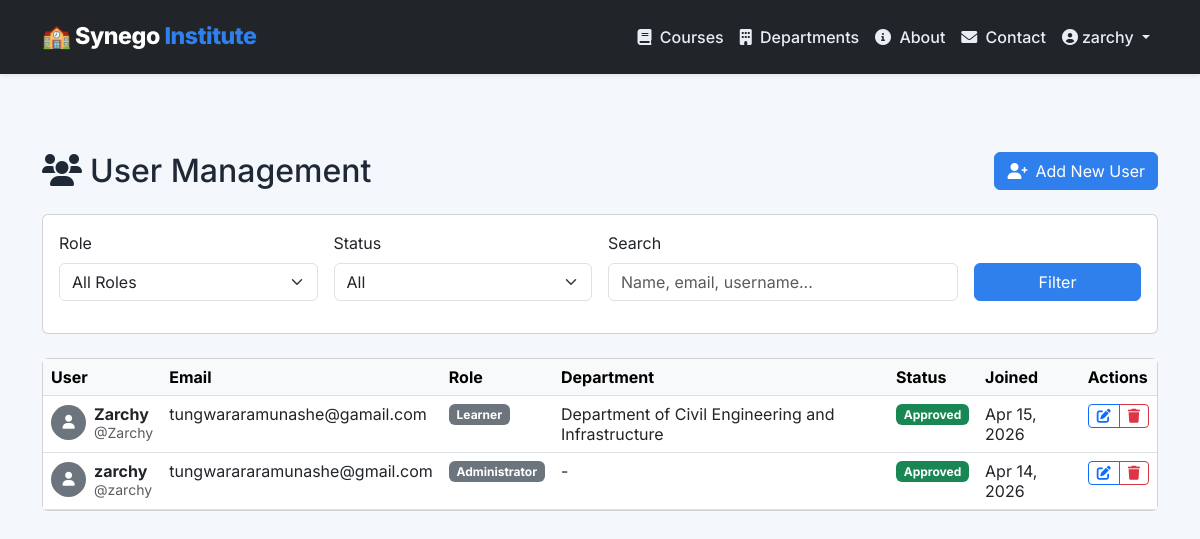
/admin-panel/users/ (signed in), run on the app's committed database.
### lms/models.py (models this page shows, shortened)
class User(AbstractUser):
    ROLE_CHOICES = (
        ('admin', 'Administrator'),
        ('instructor', 'Instructor'),
        ('learner', 'Learner'),
        ('dept_head', 'Department Head'),
        ('approver', 'Approver'),
    )
    GENDER_CHOICES = (
        ('M', 'Male'),
        ('F', 'Female'),
        ('O', 'Other'),
    )
    role = models.CharField(max_length=20, choices=ROLE_CHOICES, default='learner')
    department = models.ForeignKey(
        'Department', null=True, blank=True, on_delete=models.SET_NULL,
        related_name='members'
    )
    phone_number = models.CharField(max_length=20, blank=True)
    address = models.TextField(blank=True)
    gender = models.CharField(max_length=1, choices=GENDER_CHOICES, blank=True)
    date_of_birth = models.DateField(null=True, blank=True)
    profile_picture = models.ImageField(upload_to='profile_pics/', null=True, blank=True)
    is_approved = models.BooleanField(default=False)
    approval_token = models.UUIDField(unique=True, null=True, blank=True)
    approval_token_created_at = models.DateTimeField(null=True, blank=True)
    temp_password = models.CharField(max_length=128, blank=True)
    temp_password_created_at = models.DateTimeField(null=True, blank=True)
    google_access_token = models.TextField(blank=True)
    google_refresh_token = models.TextField(blank=True)
    google_token_expiry = models.DateTimeField(null=True, blank=True)
    last_active = models.DateTimeField(auto_now=True)
    login_count = models.PositiveIntegerField(default=0)
    failed_login_attempts = models.PositiveIntegerField(default=0)
    account_locked_until = models.DateTimeField(null=True, blank=True)
    email_verified = models.BooleanField(default=False)
    email_verification_token = models.UUIDField(unique=True, null=True, blank=True)
    receive_notifications = models.BooleanField(default=True)
    language = models.CharField(max_length=10, default='en')
    class Meta:
        indexes = [
            models.Index(fields=['email']),
            models.Index(fields=['role', 'is_approved']),
            models.Index(fields=['username']),
            models.Index(fields=['last_active']),
        ]

class Department(models.Model):
    STATUS_CHOICES = (
        ('active', 'Active'),
        ('inactive', 'Inactive'),
        ('pending', 'Pending Approval'),
    )
    name = models.CharField(max_length=100, unique=True)
    slug = models.SlugField(unique=True, blank=True, null=True)
    code = models.CharField(max_length=20, unique=True, help_text="Department code (e.g., BT, EME, CE)")
    description = models.TextField()
    mission = models.TextField(blank=True, help_text="Department mission statement")
    vision = models.TextField(blank=True, help_text="Department vision statement")
    infrastructure = models.TextField(help_text="Required infrastructure (workshops, labs, etc.)")
    resources = models.TextField(help_text="Tools, equipment, software needed")
    min_instructors = models.PositiveIntegerField(default=1, help_text="Minimum instructors required")
    max_capacity = models.PositiveIntegerField(default=100, help_text="Maximum student capacity")
    head = models.ForeignKey(
        User, null=True, blank=True, on_delete=models.SET_NULL,
        limit_choices_to={'role__in': ['dept_head', 'admin']},
        related_name='headed_depts'
    )
    contact_email = models.EmailField(blank=True)
    contact_phone = models.CharField(max_length=20, blank=True)
    office_location = models.CharField(max_length=200, blank=True)
    status = models.CharField(max_length=20, choices=STATUS_CHOICES, default='active')
    created_at = models.DateTimeField(auto_now_add=True)
    updated_at = models.DateTimeField(auto_now=True)
    class Meta:
        ordering = ['name']
        verbose_name = "Department"
        verbose_name_plural = "Departments"
        indexes = [
            models.Index(fields=['code', 'status']),
            models.Index(fields=['name']),
        ]

### lms/views.py (the view)
# urls.py: path('admin-panel/users/', views.admin_users, name='admin_users'),
@admin_required
def admin_users(request):
    users = User.objects.all().order_by('-date_joined')
    role = request.GET.get('role')
    if role:
        users = users.filter(role=role)
    status = request.GET.get('status')
    if status == 'approved':
        users = users.filter(is_approved=True)
    elif status == 'pending':
        users = users.filter(is_approved=False)
    paginator = Paginator(users, 20)
    page_number = request.GET.get('page')
    page_obj = paginator.get_page(page_number)
    context = {
        'page_obj': page_obj,
        'role_filter': role,
        'status_filter': status,
        'role_choices': User.ROLE_CHOICES,
    }
    return render(request, 'lms/admin/user_management.html', context)

### lms/context_processors.py (called while the page is built)
def app_info(request):
    return {
        "APP_NAME": "Synego Training Institute",
    }

### lms/views.py (called while the page is built)
def admin_required(view_func):
    return user_passes_test(lambda u: u.is_authenticated and (u.role == 'admin' or u.is_superuser))(view_func)

### lms/templates/lms/admin/user_management.html (shortened to what this page needs)
{% extends "lms/base.html" %}
{% block content %}
<div class="container py-4">
    <div class="d-flex justify-content-between align-items-center mb-4">
        <h1 class="h2 mb-0"><i class="fas fa-users me-2"></i>User Management</h1>
        <a href="{% url 'lms:admin_add_student' %}" class="btn btn-primary">
            <i class="fas fa-user-plus me-2"></i>Add New User
        </a>
    </div>
    <div class="card mb-4">
        <div class="card-body">
            <form method="get" class="row g-3">
                <div class="col-md-3">
                    <label class="form-label">Role</label>
                    <select name="role" class="form-select" onchange="this.form.submit()">
                        <option value="">All Roles</option>
                    </select>
                </div>
                <div class="col-md-3">
                    <label class="form-label">Status</label>
                    <select name="status" class="form-select" onchange="this.form.submit()">
                        <option value="">All</option>
                    </select>
                </div>
                <div class="col-md-4">
                    <label class="form-label">Search</label>
                    <input type="text" name="q" class="form-control" placeholder="Name, email, username..." value="{{ search_query }}">
                </div>
                <div class="col-md-2 d-flex align-items-end">
                    <button type="submit" class="btn btn-primary w-100">Filter</button>
                </div>
            </form>
        </div>
    </div>
    <div class="card">
        <div class="card-body p-0">
            <div class="table-responsive">
                <table class="table table-hover mb-0">
                    <thead class="table-light">
                        <tr>
                            <th>User</th>
                            <th>Email</th>
                            <th>Role</th>
                            <th>Department</th>
                            <th>Status</th>
                            <th>Joined</th>
                            <th>Actions</th>
                        </tr>
                    </thead>
                    <tbody>
                        {% for user in page_obj %}
                            <tr>
                                <td>
                                    <div class="d-flex align-items-center">
                                        {% if user.profile_picture %}
                                            <img src="{{ user.profile_picture.url }}" class="rounded-circle me-2" style="width: 35px; height: 35px; object-fit: cover;">
                                        {% else %}
                                            <div class="rounded-circle bg-secondary text-white d-flex align-items-center justify-content-center me-2" style="width: 35px; height: 35px;">
                                                <i class="fas fa-user fa-sm"></i>
                                            </div>
                                        {% endif %}
                                        <div>
                                            <strong>{{ user.get_full_name|default:user.username }}</strong><br>
                                            <small class="text-muted">@{{ user.username }}</small>
                                        </div>
                                    </div>
                                </td>
                                <td>{{ user.email }}</td>
                                <td><span class="badge bg-secondary">{{ user.get_role_display }}</span></td>
                                <td>{{ user.department.name|default:"-" }}</td>
                                <td>
                                    {% if user.is_approved %}
                                        <span class="badge bg-success">Approved</span>
                                    {% else %}
                                        <span class="badge bg-warning text-dark">Pending</span>
                                    {% endif %}
                                </td>
                                <td>{{ user.date_joined|date:"M d, Y" }}</td>
                                <td>
                                    <div class="btn-group">
                                        <a href="{% url 'lms:admin_edit_user' user.id %}" class="btn btn-sm btn-outline-primary">
                                            <i class="fas fa-edit"></i>
                                        </a>
                                        <button type="button" class="btn btn-sm btn-outline-danger" data-bs-toggle="modal" data-bs-target="#deleteModal{{ user.id }}">
                                            <i class="fas fa-trash"></i>
                                        </button>
                                    </div>
                                </td>
                            </tr>
                        {% endfor %}
                    </tbody>
                </table>
            </div>
        </div>
    </div>
</div>
{% endblock %}

### lms/templates/lms/base.html (shortened to what this page needs)
﻿<!DOCTYPE html>
<html lang="en">
<head>
    <link href="https://cdn.jsdelivr.net/npm/bootstrap@5.3.0-alpha1/dist/css/bootstrap.min.css" rel="stylesheet">
    <link rel="stylesheet" href="https://cdnjs.cloudflare.com/ajax/libs/font-awesome/6.0.0/css/all.min.css">
</head>
<body>
    <nav class="navbar navbar-expand-lg navbar-dark bg-dark fixed-top shadow-sm">
        <div class="container">
            <a class="navbar-brand" href="{% url 'lms:index' %}">
                🏫 Synego <span>Institute</span>
            </a>
            <div class="collapse navbar-collapse" id="navbarNav">
                <ul class="navbar-nav ms-auto align-items-lg-center">
                    <li class="nav-item">
                        <a class="nav-link" href="{% url 'lms:course_list' %}"><i class="fas fa-book me-1"></i> Courses</a>
                    </li>
                    <li class="nav-item">
                        <a class="nav-link" href="{% url 'lms:department_list' %}"><i class="fas fa-building me-1"></i> Departments</a>
                    </li>
                    <li class="nav-item">
                        <a class="nav-link" href="{% url 'lms:about' %}"><i class="fas fa-info-circle me-1"></i> About</a>
                    </li>
                    <li class="nav-item">
                        <a class="nav-link" href="{% url 'lms:contact' %}"><i class="fas fa-envelope me-1"></i> Contact</a>
                    </li>
                    {% if user.is_authenticated %}
                        <li class="nav-item dropdown">
                            <a class="nav-link dropdown-toggle" href="#" role="button" data-bs-toggle="dropdown">
                                <i class="fas fa-user-circle me-1"></i>{{ user.first_name|default:user.username }}
                            </a>
                        </li>
                    {% endif %}
                </ul>
            </div>
        </div>
    </nav>
    <main>
        {% block content %}{% endblock %}
    </main>
</body>
</html>

### lms/templates/lms/base.html (style rules this page uses)
:root { --primary-color: #1f3a5d; --secondary-color: #2f80ed; --accent-color: #17a2b8; --bg-light: #f4f7fb; --bg-dark: #1d2833; --text-muted: #6c7a91; --surface: #ffffff; --surface-alt: #f9fbff; }
* { box-sizing: border-box; }
body { font-family: 'Inter', sans-serif; background-color: var(--bg-light); color: #1f2835; margin: 0; padding-top: 80px; }
.navbar { padding: 0.9rem 1rem; transition: background-color 0.3s ease; }
.navbar-brand { font-weight: 800; letter-spacing: -0.02em; font-size: 1.45rem; }
.navbar-brand span { color: var(--secondary-color); }
.navbar-nav .nav-link { color: #e9edf5; font-weight: 500; }
.btn-primary { background-color: var(--secondary-color); border-color: var(--secondary-color); }

### data on the page
User: first_name "zarchy", get_full_name "zarchy", username "zarchy", email "tungwarararamunashe@gmail.com", role "Administrator", department.name "-", is_approved "Approved", date_joined "Apr 14, 2026"
User: get_full_name "Zarchy", username "Zarchy", email "tungwararamunashe@gamail.com", role "Learner", department.name "Department of Civil Engineering and Infrastructure", is_approved "Approved", date_joined "Apr 15, 2026"
